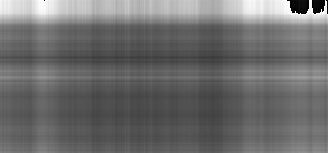
#> input picture data/SVD compression/k1.png, 328 x 153 px, given in place of logo.jpg, which was not available
$ jupyter execute --allow-errors SVD.ipynb
#> lines starting #> are read from the running program, lines starting #| are printed output that depends on the picture; pictures that were not available may be replaced by others from this repository, and a replacement may not be noted
[cell 1]
from PIL import Image
import numpy as np
import matplotlib.pyplot as plt

[cell 2]
img = Image.open("./data/logo.jpg")
#> img is the input picture: PIL image 328x153 L; min 0, max 255, mean 108.7
grayscale = img.convert('L')
# Convert image to grayscale

[cell 3]
grayscale_array = np.array(grayscale)
print(grayscale_array.shape)
#| (153, 328)

U, S, VT = np.linalg.svd(grayscale_array, full_matrices = False)
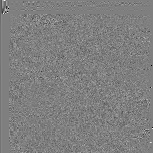
#> U: shape (153, 153) float64; min -0.8, max 0.8, mean -0.000453; drawn with min black and max white
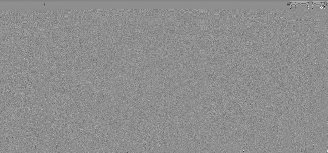
#> VT: shape (153, 328) float64; min -0.789, max 0.623, mean -0.000286; drawn with min black and max white
#> S = 153 values, max 25528.2 at index 0, min 1.13e-11 at index 152, mean 218.7
print(U.shape, S.shape, VT.shape, sep = '\n')
#| (153, 153)
#| (153,)
#| (153, 328)

[cell 4]
k = 153 #reconstructing the image with k components

[cell 5]
# reconstruction
Uk= U[: , :k]
Vk = VT[:k, :]
Sk = S[:k]
#> Sk has the same summary as S

K_reconstruction = Uk @ np.diag(Sk) @ Vk
#> (the rest of this cell did not finish here and is left out)

[cell 6]
plt.plot(S[:k])
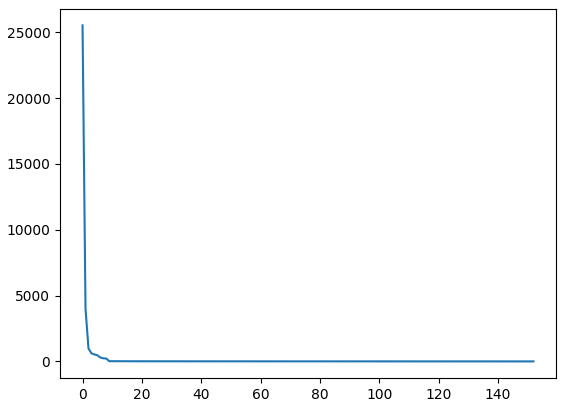
#> figure drawn by matplotlib, 1 panel; curve peaks at x = 0, y = 25528.2

$ run again, on data/SVD compression/k3-Copy1.png
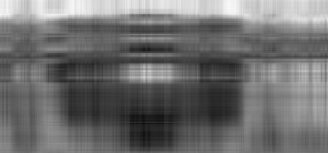
#> input picture data/SVD compression/k3-Copy1.png, 328 x 153 px, given in place of logo.jpg, which was not available
#> img is the input picture: PIL image 328x153 L; min 12, max 249, mean 110.3
#| (153, 328)
#> `U, S, VT = np.linalg.svd(grayscale_array, full_matrices = False)`:
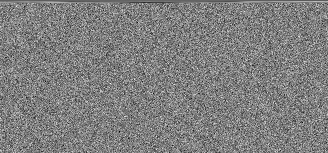
#> VT: shape (153, 328) float64; min -0.232, max 0.232, mean -0.000418; drawn with min black and max white
#> S = 153 values, max 26420.8 at index 0, min 1.66 at index 152, mean 227.7
#| (153, 153)
#| (153,)
#| (153, 328)
#> Sk has the same summary as S
#> `[cell 6] plt.plot(S[:k])`:
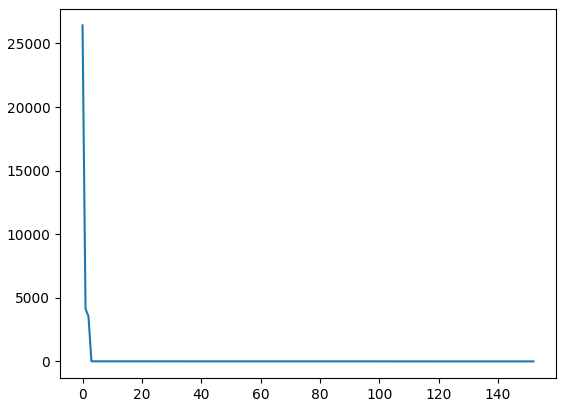
#> figure drawn by matplotlib, 1 panel; curve peaks at x = 0, y = 26420.8

$ run again, on data/SVD compression/k30.png
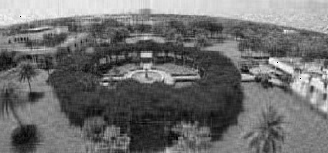
#> input picture data/SVD compression/k30.png, 328 x 153 px, given in place of logo.jpg, which was not available
#> img is the input picture: PIL image 328x153 L; min 0, max 251, mean 110.2
#| (153, 328)
#> `U, S, VT = np.linalg.svd(grayscale_array, full_matrices = False)`:
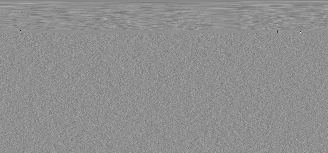
#> VT: shape (153, 328) float64; min -0.915, max 0.711, mean -0.000413; drawn with min black and max white
#> S = 153 values, max 26417.2 at index 0, min 1.86 at index 152, mean 421.1
#| (153, 153)
#| (153,)
#| (153, 328)
#> Sk has the same summary as S
#> `[cell 6] plt.plot(S[:k])`:
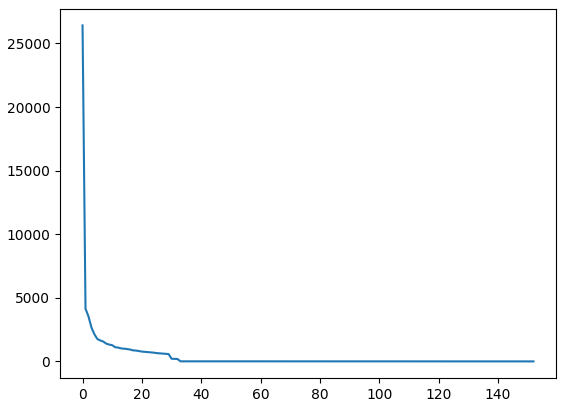
#> figure drawn by matplotlib, 1 panel; curve peaks at x = 0, y = 26417.2
